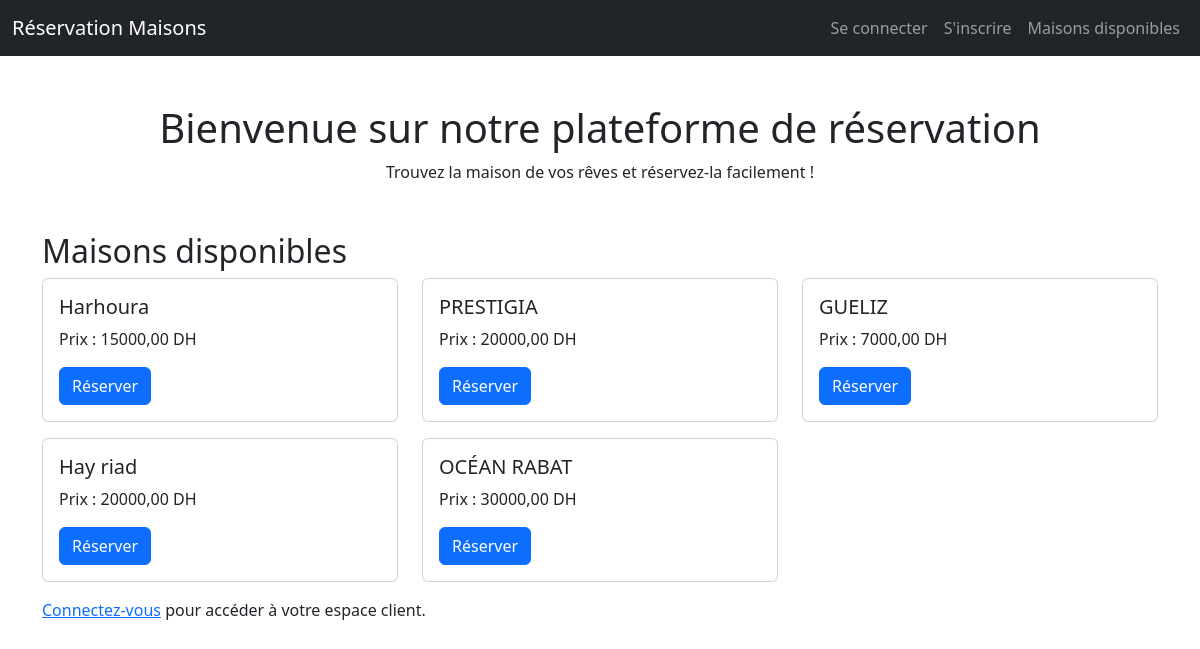
The page / on the database its author committed.
### booking/models.py (models this page shows, shortened)
class Maison(models.Model):
    adresse = models.CharField(max_length=255)
    prix = models.DecimalField(max_digits=10, decimal_places=2)
    description = models.TextField(blank=True)
    image = models.ImageField(upload_to='maisons/', blank=True, null=True)

### booking/views.py (the view)
# urls.py: path('', views.home, name='home'),  # page d'accueil
def home(request):
    maisons = Maison.objects.all()
    client = None
    reservations = None
    if request.user.is_authenticated:
        try:
            client = Client.objects.get(user=request.user)
            reservations = Reservation.objects.filter(client=client)
        except Client.DoesNotExist:
            client = None
    context = {
        'maisons': maisons,
        'client': client,
        'reservations': reservations,
    }
    return render(request, 'booking/home.html', context)

### booking/templates/booking/home.html (shortened to what this page needs)
{% extends 'booking/base.html' %}
{% block content %}
<h1 class="text-center">Bienvenue sur notre plateforme de réservation</h1>
<p class="text-center">Trouvez la maison de vos rêves et réservez-la facilement !</p>
<h2 class="mt-5">Maisons disponibles</h2>
<div class="row">
    {% for maison in maisons %}
        <div class="col-md-4 mb-3">
            <div class="card">
                <div class="card-body">
                    <h5 class="card-title">{{ maison.adresse }}</h5>
                    <p class="card-text">Prix : {{ maison.prix }} DH</p>
                    <a href="{% url 'reserver_maison' maison.id %}" class="btn btn-primary">Réserver</a>
                </div>
            </div>
        </div>
    {% empty %}
        <p>Aucune maison disponible actuellement.</p>
    {% endfor %}
</div>
{% if user.is_authenticated and client %}
    <h2 class="mt-5">Votre espace client</h2>
    {% if reservations %}
        <ul class="list-group">
            {% for res in reservations %}
                <li class="list-group-item d-flex justify-content-between align-items-center">
                    Maison : {{ res.maison.adresse }} | Du {{ res.date_debut }} au {{ res.date_fin }}
                    <form method="post" action="{% url 'annuler_reservation' res.id %}" onsubmit="return confirm('Voulez-vous vraiment annuler cette réservation ?');">
                        {% csrf_token %}
                        <button type="submit" class="btn btn-danger btn-sm">Annuler</button>
                    </form>
                </li>
            {% endfor %}
        </ul>
        <a href="{% url 'espace_client' %}" class="btn btn-secondary mt-3">Voir toutes vos réservations</a>
    {% else %}
        <p>Vous n'avez pas encore de réservation.</p>
    {% endif %}
{% elif user.is_authenticated %}
    <p>Votre profil client est introuvable, merci de contacter l'administrateur.</p>
{% else %}
    <p><a href="{% url 'connexion_client' %}">Connectez-vous</a> pour accéder à votre espace client.</p>
{% endif %}
{% endblock %}

### rows shown on the page
Maison: adresse "Harhoura", prix "15000,00"
Maison: adresse "PRESTIGIA", prix "20000,00"
Maison: adresse "GUELIZ", prix "7000,00"
Maison: adresse "Hay riad", prix "20000,00"
Maison: adresse "OCÉAN RABAT", prix "30000,00"
